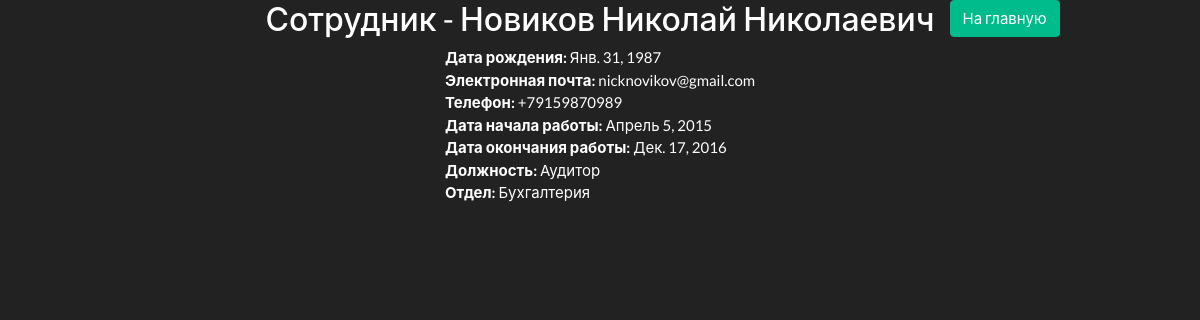
The app's page /employee/4 with its own data.
### main/models.py (models this page shows, shortened)
class Employee(models.Model):
    first_name = models.CharField(max_length=200, verbose_name='Имя')
    last_name = models.CharField(max_length=200, verbose_name='Фамилия')
    middle_name = models.CharField(max_length=200, verbose_name='Отчество')
    birthday = models.DateField(verbose_name='Дата рождения')
    email = models.EmailField(max_length=100, verbose_name='E-mail')
    phone = PhoneField()
    start_date = models.DateField(verbose_name='Дата начала работы')
    end_date = models.DateField(verbose_name='Дата окончания работы', blank=True, null=True)
    position = models.CharField(max_length=200, verbose_name='Должность')
    department = models.ForeignKey(Department, on_delete=models.CASCADE, verbose_name='Отдел')
    class Meta:
        verbose_name = 'Сотрудник'
        verbose_name_plural = 'Сотрудники'

class Department(models.Model):
    name = models.CharField(max_length=200, verbose_name='Отдел')
    class Meta:
        verbose_name = 'Отдел'
        verbose_name_plural = 'Отделы'
    def __str__(self):
        return str(self.name)

### main/views.py (the view)
# urls.py: path('employee/<pk>', EmployeeDetail.as_view(), name='employeedetail'),
class EmployeeDetail(DetailView):
    queryset = Employee.objects.all()
    template_name = 'employeedetail.html'
    def get_object(self):
        obj = super(EmployeeDetail, self).get_object()
        return obj

### templates/employeedetail.html (shortened to what this page needs)
{% load static %}
<!DOCTYPE html>
<html lang="en">
<head>
    <link rel="stylesheet" href="{% static 'css/bootstrap.min.css' %}">
    <link rel="stylesheet" href="{% static 'css/styles.css' %}">
</head>
<body>
    <div class="container">
        <div class="row">
            <div class="col"></div>
            <div class="col-">
                <h3>Сотрудник - {{ object.last_name }} {{ object.first_name }} {{ object.middle_name }}</h3>
            </div>
            <div class="col">
                <a href="{% url 'main:employeeslist' %}">
                    <button class="btn btn-success">На главную</button>
                </a>
            </div>
        </div>
        <div class="row">
            <div class="col"></div>
            <div class="col-">
                <div class="row detail-item"><b>Дата рождения: </b> {{ object.birthday }}</div>
                <div class="row detail-item"><b>Электронная почта: </b> {{ object.email }}</div>
                <div class="row detail-item"><b>Телефон: </b> {{ object.phone }}</div>
                <div class="row detail-item"><b>Дата начала работы: </b> {{ object.start_date }}</div>
                {% if object.end_date %}
                <div class="row detail-item"><b>Дата окончания работы: </b> {{ object.end_date }}</div>
                {% else %}
                <div class="row detail-item"><b>Дата окончания работы: </b> - </div>
                {% endif %}
                <div class="row detail-item"><b>Должность: </b> {{ object.position }}</div>
                <div class="row detail-item"><b>Отдел: </b> {{ object.department }}</div>
            </div>
            <div class="col"></div>
        </div>
    </div>
</body>

### static/css/styles.css (style rules this page uses)
.detail-item { white-space: pre; }

### records on screen
Employee: last_name "Новиков", first_name "Николай", middle_name "Николаевич", birthday "Янв. 31, 1987", email "nicknovikov@gmail.com", phone "+79159870989", start_date "Апрель 5, 2015", end_date "Дек. 17, 2016", position "Аудитор", department "Бухгалтерия"
